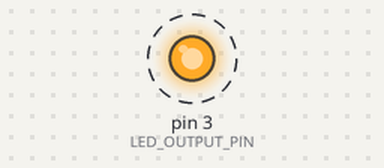
Bench run of a sketch on a simulated Arduino Uno, built with avr-gcc and run on an emulated ATmega328P. Shown: output pins drawn as LEDs (lit = HIGH). Dashed ring = blinking. What the sketch prints to the serial monitor is not drawn.

Above: at 0.2 s.
Timing chart, 0 to 3.0 s (numbered marks = the images above):
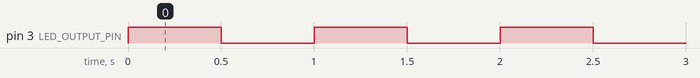

Measured:
- by itself, pin 3 (LED_OUTPUT_PIN): alternates HIGH for 0.50 s and LOW for 0.50 s

The sketch:

BlinkWithSerialPrint.ino
```cpp
/*
 * Turns on and off pin 3 once a second and demonstrates Serial.print, which
 * uses the serial protocol to communicate data (as ASCII text) back to
 * your computer via the USB cable.
 *
 * To see the incoming serial data, in the Arduino IDE, go to Tools -> Serial Monitor
 *
 * Reference:
 * https://www.arduino.cc/reference/en/language/functions/communication/serial/print/
 *
 * By Jon E. Froehlich
 * @jonfroehlich
 * http://makeabilitylab.io
 *
 */

// While not necessary, it's a good idea to use const variables
// for constants like specifying pins that you use.
const int LED_OUTPUT_PIN = 3;

// The setup function runs once when you press reset or power the board
void setup() {
  // On the Arduino Uno, Leonardo, etc. pins 0 - 13 can either be input or output.
  // We must specify how we're using the pin by using pinMode. In this case, we want to
  // control an LED, so set the pin to OUTPUT
  pinMode(LED_OUTPUT_PIN, OUTPUT);

  // You must initialize the serial port with a baud rate
  // In this case, the ferociously fast (not really) 9600 bps or 9.6 kilobits/second :)
  Serial.begin(9600);
}

// The loop function runs over and over again forever
void loop() {

  // Turn on the LED
  digitalWrite(LED_OUTPUT_PIN, HIGH);   // turn LED on (5V)
  Serial.println("Pin 3 is HIGH (5V)"); // print status
  delay(500);                           // delay is in milliseconds

  // Turn off the LED
  digitalWrite(LED_OUTPUT_PIN, LOW);    // turn LED off (0V)
  Serial.println("Pin 3 is LOW (0V)");  // print status
  delay(500);                           // delay is in milliseconds
}
```
